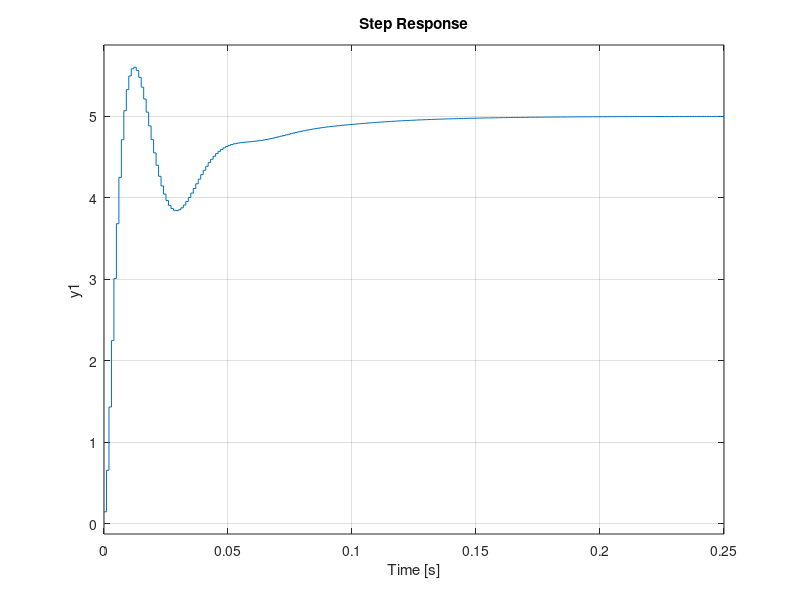
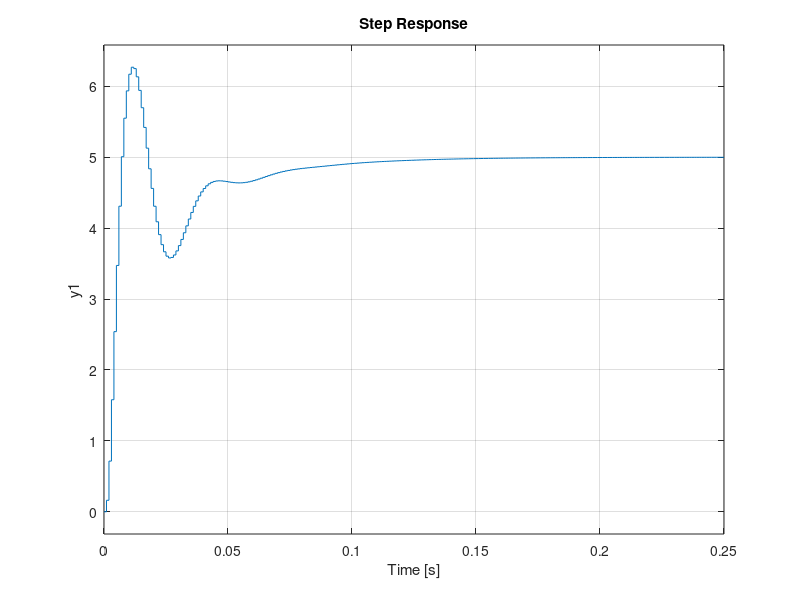

Source code (MATLAB) for these figures, in order: (Note: this script raises an error after producing the figures.)
%%julio loez prelab 1%%

r1=1000;
r2=10000;
r3=10000;
c1=0.000001;
c2=0.0000001;
c3=0.00001;
k1=(r1*r2*3*c1*c2*c3);
k2=c2*(r3*c3*r1+r3*c3*r2+r1*c1*r2+r1*c1*r3);
k3=(r1*c1+c2*(r1+r2+r3));
G= tf([1],[k1 k2 k3 1]);
step(G);
%%%%%%%%%%%%%%%%%%%%%%%%%%%%%%%%%%%%%%%%%%%%%%%%%%%%%%%%%%%%%%%%%%%%%%
%parte 4

G1 = tf([1e07], [1, 1120, 3.1e04, 1e07]);
KP = 2.6721;
KI = 91.7418;
KD = 0.019204;
N  = 25943.8814;
Ts = 0.001;
PIDF = pid(KP,KI,KD,1/N);

%%%%%%%%%%%%%%%%%%%%%%%%%%%%%%%%%%%%%%%%%%%%%%%%%%%%%%%%%%
H = c2d(PIDF,Ts,'tustin');
H_P = c2d(G1,Ts,'tustin');
G_T = feedback(H*H_P,1,-1);
figure(1);
step(5*G_T,0.25);


%%%%%%%%%%%%%%%%%%%%%%%%%%%%%%%%%%%%%%%%%%%%%%%%%%%%%%%%%%
H1 = c2d(PIDF,Ts,'matched');
H_P1 = c2d(G1,Ts,'matched');
G_M = feedback(H1*H_P1,1,-1);
figure(2);
step(5*G_M,0.25);


%%%%%%%%%%%%%%%%%%%%%%%%%%%%%%%%%%%%%%%%%%%%%%%%%%%%%%%%%%




%syms s z;
%s = (z-1)/(Ts*z);
%G1_2 = 1e07/(s^3 + 1120*s^2 +3.1e04*s + 1e07);
%snew = subs(G1_2,s,z);
%snew_1 = simplify(snew);

BEuler = pid(KP,KI,KD,1/N,Ts,'IFormula','BackwardEuler','DFormula','BackwardEuler');

z=tf("z",Ts);
TfB=(10*z^3) / (2161*z^3 - 5271*z^2 + 4120*z - 1000);
G_B = feedback(TfB*BEuler,1,-1);
figure(3);
step(5*G_B,0.25);



